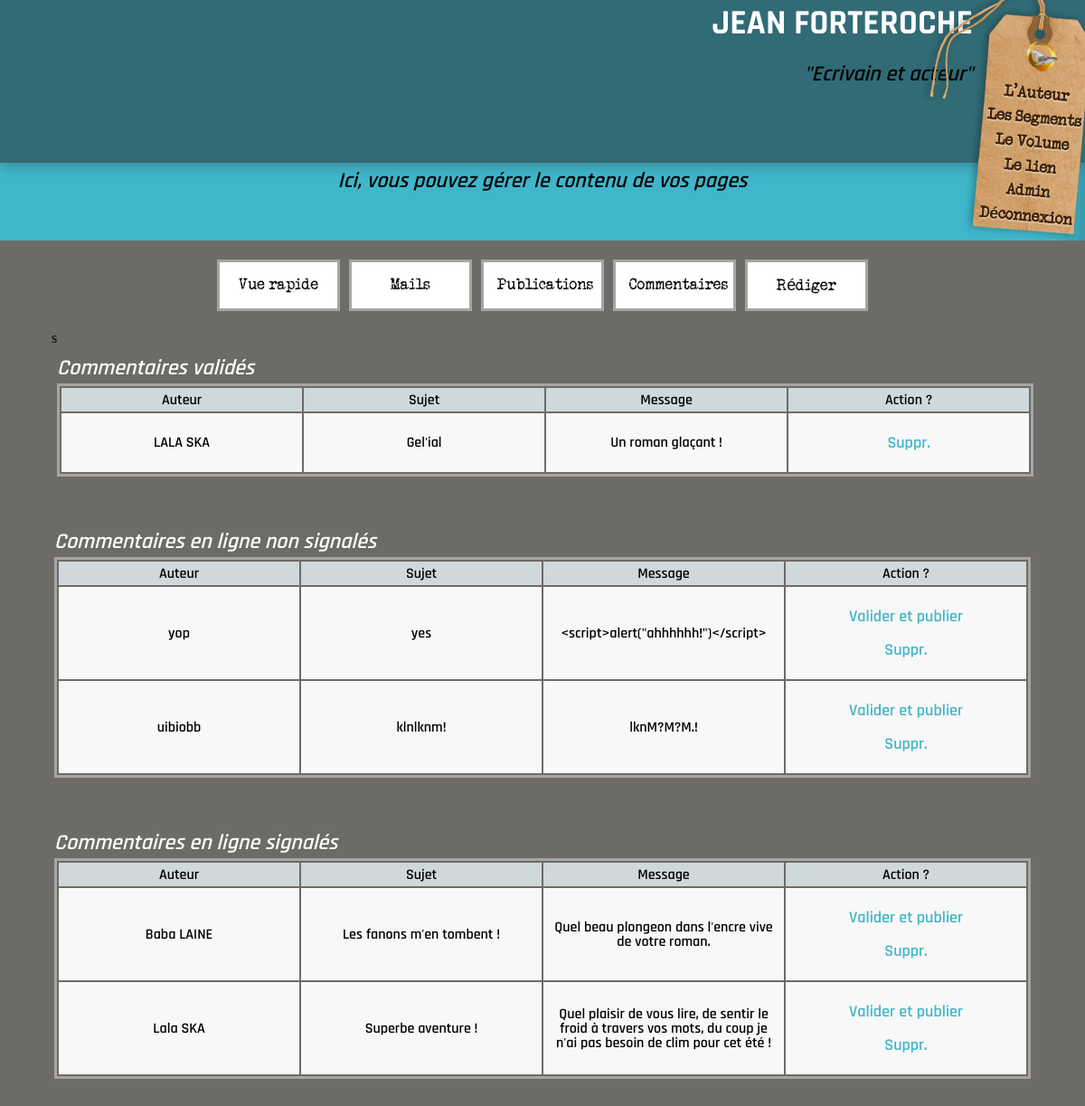
The page /index.php?action=adminCommentsList (signed in) on the database as committed earlier.
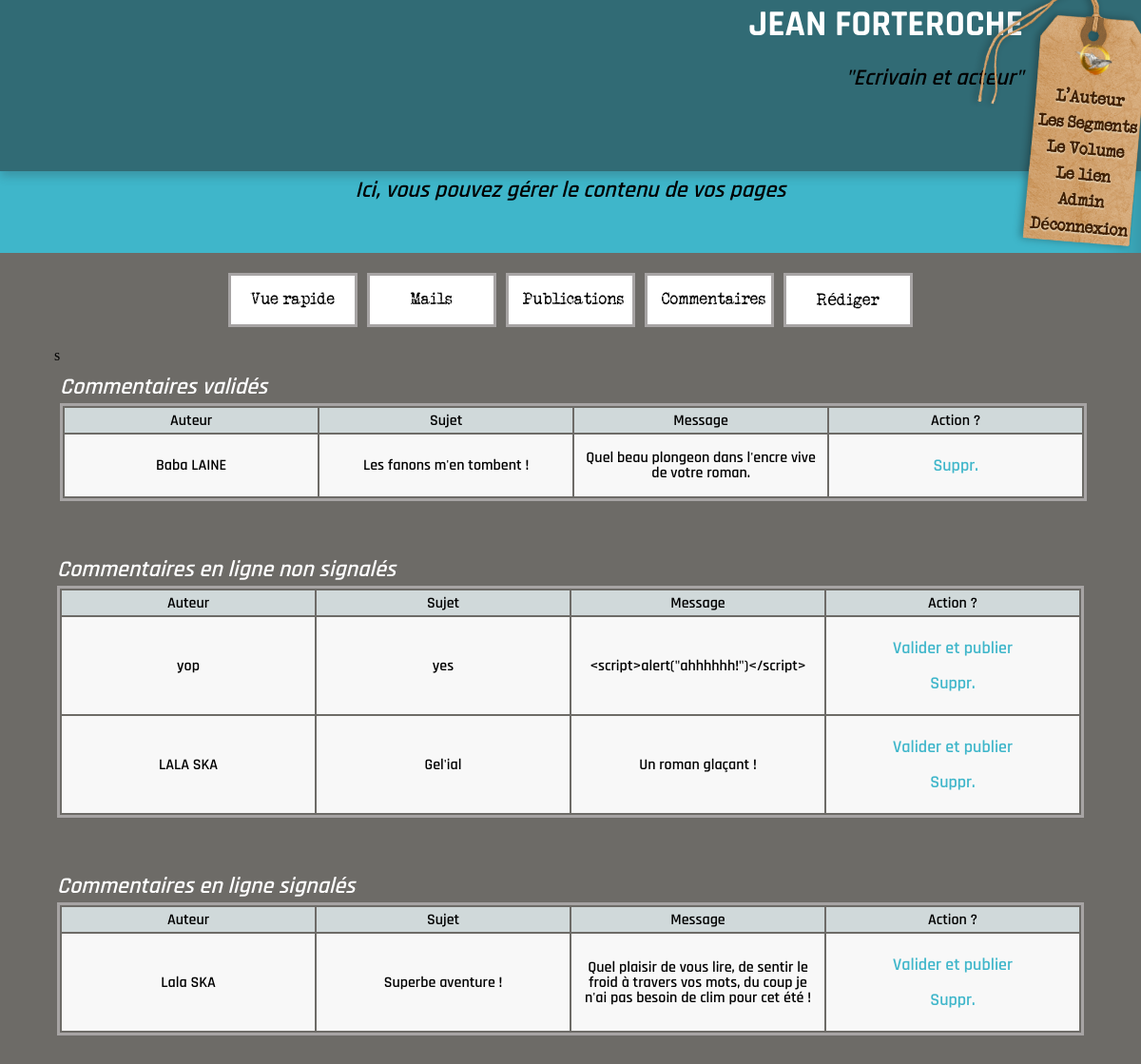
The same page on the database as committed later.
### tables this page shows
CREATE TABLE IF NOT EXISTS `comments` (
  `id` int(11) NOT NULL AUTO_INCREMENT,
  `title_comment` varchar(255) NOT NULL,
  `author_comment` varchar(255) NOT NULL,
  `date_comment` timestamp NOT NULL DEFAULT CURRENT_TIMESTAMP,
  `content_comment` mediumtext NOT NULL,
  `chapters_id` int(11) NOT NULL,
  `statut_user_comment` varchar(128) NOT NULL DEFAULT 'posted',
  PRIMARY KEY (`id`),
  KEY `fk_comments_chapters1_idx` (`chapters_id`)
);

### controllers/front_controller.php (called while the page is built, shortened)
<?php
function adminConnected()
{
    return  isset( $_SESSION['id'] );
}

### controllers/back_controller.php (called while the page is built, shortened)
<?php
function adminCommentsList()
{
   $postedComments = getAdminComments("posted");
   $reportedComments = getAdminComments("reported");
   $validatedComments = getAdminComments("validated");
   require('views/admin_comment_view.php');
}

### models/front/comments_manager.php (called while the page is built, shortened)
<?php
function getAdminComments($statutComment)
{
    $db = dbConnect();
    $req = $db->query('SELECT id,title_comment,author_comment,content_comment,statut_user_comment,DATE_FORMAT(date_comment, \'%d/%m/%Y à %Hh%imin%ss\')
    AS date_comment_fr FROM comments  WHERE statut_user_comment = "' . $statutComment . '" ORDER BY date_comment_fr DESC');
    return $req->fetchAll();
}

### views/admin_comment_view.php (the view, shortened to what this page needs)
    <main class="admin_main_container">
        <?php require_once("includes/subtitles_admin.php"); ?>
        <section class="admin_main_block">
            <?php require_once("includes/menu_admin.php"); ?>
            <section class="admin_action_block" id="admin_comments_view">
                <table class="table" id="validated_comments_table">
                    <caption>Commentaires validés</caption>s
                    <thead>
                    <tr>
                        <th scope="col">Auteur </th>
                        <th scope="col">Sujet</th>
                        <th scope="col">Message</th>
                        <th scope="col">Action ?</th>
                    </tr>
                    </thead>
                    <tbody>
                        <?php foreach ($validatedComments as $validatedComment): ?>
                            <tr>
                                <td data-label="Auteur"><?= htmlspecialchars($validatedComment['author_comment']) ?></td>
                                <td data-label="Sujet"><?= htmlspecialchars($validatedComment['title_comment']) ?></td>
                                <td data-label="Message"><?= htmlspecialchars($validatedComment['content_comment']) ?></td>
                                <td data-label="Action ?">
                                    <p><a href="index.php?action=adminDeleteComment&id=<?= htmlspecialchars($validatedComment['id']) ?>">Suppr.</a></p>
                                </td>
                            </tr>
                        <?php endforeach; ?>
                    </tbody>
                </table>
            </section>
            <section class="admin_action_block" id="admin_posted_comments_view">
                <table class="table" id="posted_comments_table">
                    <caption>Commentaires en ligne non signalés</caption>
                    <thead>
                    <tr>
                        <th scope="col">Auteur </th>
                        <th scope="col">Sujet</th>
                        <th scope="col">Message</th>
                        <th scope="col">Action ?</th>
                    </tr>
                    </thead>
                    <tbody>
                        <?php foreach ($postedComments as $postedComment): ?>
                            <tr>
                                <td data-label="Auteur"><?= htmlspecialchars($postedComment['author_comment']) ?></td>
                                <td data-label="Sujet"><?= htmlspecialchars($postedComment['title_comment']) ?></td>
                                <td data-label="Message"><?= htmlspecialchars($postedComment['content_comment']) ?></td>
                                <td data-label="Action ?">
                                    <p><a href="index.php?action=adminConfirmComment&id=<?= htmlspecialchars($postedComment['id']) ?>">Valider et publier</a></p>
                                    <p><a href="index.php?action=adminDeleteComment&id=<?= htmlspecialchars($postedComment['id']) ?>"onclick="return confirm('Ce commentaire sera définitivement supprimé. Etes-vous sûr(e) de vouloir supprimer ce commentaire ?');">Suppr.</a></p>
                                </td>
                            </tr>
                        <?php endforeach; ?>
                    </tbody>
                </table>
            </section>
            <section class="admin_action_block" id="admin_reported_comments_view">
                <table class="table" id="signaled_comments_table">
                    <caption>Commentaires en ligne signalés</caption>
                    <thead>
                        <tr>
                            <th scope="col">Auteur </th>
                            <th scope="col">Sujet</th>
                            <th scope="col">Message</th>
                            <th scope="col">Action ?</th>
                        </tr>
                    </thead>
                    <tbody>
                        <?php foreach ($reportedComments as $reportedComment): ?>
                            <tr>
                                <td data-label="Auteur"><?= htmlspecialchars($reportedComment['author_comment']) ?></td>
                                <td data-label="Sujet"><?= htmlspecialchars($reportedComment['title_comment']) ?></td>
                                <td data-label="Message"><?= htmlspecialchars($reportedComment['content_comment']) ?></td>
                                <td data-label="Action ?">
                                    <p><a href="index.php?action=adminConfirmComment&id=<?= htmlspecialchars($reportedComment['id']) ?>">Valider et publier</a></p>
                                    <p><a href="index.php?action=adminDeleteComment&id=<?= htmlspecialchars($reportedComment['id']) ?>"onclick="return confirm('Ce commentaire sera définitivement supprimé. Etes-vous sûr(e) de vouloir supprimer ce commentaire ?');">Suppr.</a></p>
                                </td>
                            </tr>
                        <?php endforeach; ?>
                    </tbody>
                </table>
            </section>
        </section>
    </main>
<?php $content = ob_get_clean(); ?>
<?php require_once("template_admin.php"); ?>

### index.php (shortened to what this page needs)
<?php
if (isset($_GET['action'])) {
    $id=$_GET['id'];
    if(strpos($_GET['action'],'admin') >=0 && adminConnected()) {
        if(function_exists($_GET['action'])){
            $_GET['action']($id);
        } else {
            adminShowError();
        }
    } elseif (strpos($_GET['action'],'admin') !==false  && !adminConnected()){
        showConnect();
    } else {
        if(function_exists($_GET['action'])){
            $_GET['action']($id);
        } else {
            showError();
        }
    }
} else {
    showError();
}

### views/includes/subtitles_admin.php (shortened to what this page needs)
<div class="admin_subtitles">
    <h2>Vous êtes connecté à l'espace administrateur<h2>
    <h3>Ici, vous pouvez gérer le contenu de vos pages</h3>
</div>

### views/includes/menu_admin.php
<div class="menu_admin" id="main_menu_admin">
    <nav >
        <ul>
            <li>
                <a href="index.php?action=adminHome">Vue rapide</a>
            </li>
            <li>
                <a href="index.php?action=adminMail">Mails</a>
            </li>
            <li>
                <a href=" index.php?action=adminPostsList">Publications</a>
            </li>
            <li>
                <a href="index.php?action=adminCommentsList">Commentaires</a>
            </li>
            <li>
                <a href="index.php?action=adminCreatePost">Rédiger</a>
            </li>
        </ul>
    </nav>
</div>

### views/template_admin.php (shortened to what this page needs)
<!DOCTYPE html>
<html lang="fr">
    <head>
        <link rel="stylesheet" href="public/styles/style.css" />
    </head>
    <body>
        <?php require_once("includes/header.php") ;?>
        <?=$content?>
    </body>
</html>

### views/includes/header.php
<header>
    <div class="menu_block">
        <nav class="main_menu" id="bloc_main_menu">
            <ul>
                <li>
                    <a href="index.php?action=showHome">
                        <img src="public/images/home2.png" alt="baleine à travers un cercle doré" />
                    </a>
                </li>
                <li>
                    <a href="index.php?action=showAuthor">L'Auteur</a>
                </li>
                <li>
                    <a href="index.php?action=showListPosts">Les Segments</a>
                </li>
                <li>
                    <a href="index.php?action=showOnePost&id=1#goldpaint_separator2">Le Volume</a>
                </li>
                <li>
                    <a href="index.php?action=showContact#goldpaint_separator2">Le lien</a>
                </li>
                <li>
                    <?php if(adminConnected()) : ?>
                        <a href="index.php?action=adminHome">Admin</a>
                        <a href="index.php?action=adminDisconnect">Déconnexion</a>
                    <?php else : ?>
                        <a href="<?= "index.php?action=showConnect#goldpaint_separator2" ?>">
                            <img src="public/images/connexion2.png" alt="cadenas doré" />
                        </a>
                    <?php endif; ?>
                </li>
            </ul>
        </nav>
        <img id="background_mainmenu" src="public/images/ticket_menu1.png" alt="papier étiquette"/>
    </div>
    <div class="website_main_titles">
        <h1>JEAN FORTEROCHE</h1>
        <h3>"Ecrivain et acteur"</h3>
    </div>
</header>

### public/styles/style.css (style rules this page uses)
p,article,button { font-family: "secrettypewriter","arial","sans serif"; font-size: large; }
a { font-family: "secrettypewriter","arial","sans serif"; font-size: large; font-style:bold; color:#3fb6ca; text-decoration: none; }
h1 { font-size: 2.4em; font-family: "rajdhanibold"; font-weight: bold; color:white; }
h3,h4,h5,h6,label,caption,th,td { font-family: "rajdhanisembold"; }
h2 { font-size: 2.2em; font-family: "rajdhanibold"; font-weight: bold; }
h3,caption { font-size: 1.5em; font-style: italic; }
body { width: 100%; height:100%; margin:0; display: flex; flex-direction: column; }
header { width: 100%; height: 200px; top: -20PX; position: fixed; z-index: 100; display: flex; flex-direction: row-reverse; background-color: #316b75; box-shadow: 0px 5px 10px 0px #31353a45; }
header nav { position: relative; transform: rotate(5deg); bottom: -38PX; z-index: 90; }
header nav img { width: 40PX; height: 40px; z-index: 100; }
header nav ul { width: 150PX; list-style-type: none; padding: 3px; position: absolute; overflow: hidden; }
header nav ul li a { display: block; color: #422103; text-align: center; padding: 4px 3px; text-decoration: none; text-shadow: 0 1px 2px #eee8d4; font-weight: bold; }
header #background_mainmenu { width: 190px; height:290px; bottom: 0px; transform: rotate(5deg); overflow: hidden; margin-left: -66px; position: relative; }
.website_main_titles { text-align: right; }
main { width: 100%; margin: 0; display: flex; flex-direction: column; align-items: center; background-color: #3fb6ca; box-shadow: inset -50px 0px 50px -50px rgba(47, 130, 144); }
.admin_main_container { width: 100%; min-height: 100vh; display: flex; flex-direction: column; align-items: center; background-color: #3fb6ca; box-shadow: inset -50px 0px 50px -50px rgba(47, 130, 144); }
.admin_main_block { width: 100%; height: auto; display: flex; flex-direction: column; align-items: center; background-color:#6d6b67 ; }
.menu_admin { width: 90%; }
.menu_admin ul { display: flex; justify-content: center; flex-wrap: wrap; padding: 0; list-style: none; }
.menu_admin li { width: 100PX; padding: 15px; margin: 5px; background-color: white; border: 3px solid #a7a4a4; text-align: center; }
.menu_admin li a { color:black; }
.admin_action_block { display: flex; justify-content: center; }
.table a { font-family:"rajdhanisembold" ; }
table { border: 3px solid #a7a4a4; width: 90%; margin-bottom: 30px; table-layout: fixed; }
table caption { color: white; margin: 30px 0 5px 0; text-align: left; }
table tr { background-color: #f8f8f8; border: 1px solid #a7a4a4; }
table th,table td { padding: 5px 5px 5px 5px; text-align: center; overflow-wrap: break-word; }
table th { background-color:#d0d9da ; }
.admin_main_container .admin_subtitles { text-align: center; margin:30px 0 30px 0; }
.admin_main_container .admin_subtitles h2 { color: white; }

Rows that differ between the two databases and show on the page:
removed comments: author_comment "uibiobb", title_comment "klnlknm!", content_comment "lknM?M?M.!", shown under "Commentaires en ligne non signalés"
changed comments "Baba LAINE": moves from the list under "Commentaires en ligne signalés" to the list under "Commentaires validés"
changed comments "LALA SKA": moves from the list under "Commentaires validés" to the list under "Commentaires en ligne non signalés"
